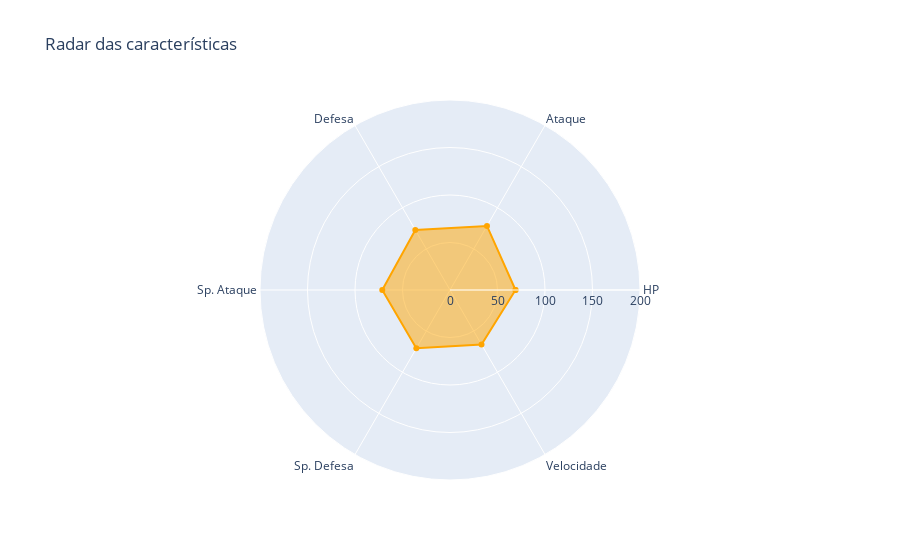

The code cell stored with this chart in its notebook:
### Code cell
# arrumando os dados que vão para o radar

ataque = pokedata['attack'].mean()
defesa = pokedata['defense'].mean()
sp_ataque = pokedata['sp_attack'].mean()
sp_defesa = pokedata['sp_defense'].mean()
velocidade = pokedata['speed'].mean()
hp = pokedata['hp'].mean()

x = pd.DataFrame({'Ataque':ataque, 'Defesa':defesa, 'Sp_ataque':sp_ataque, 'Sp_defesa':sp_defesa, 'Velocidade':velocidade, 'HP':hp}, index=[0])

# plotando o gráfico

data = [go.Scatterpolar(
  r = [x['HP'].values[0],x['Ataque'].values[0],x['Defesa'].values[0],x['Sp_ataque'].values[0],x['Sp_defesa'].values[0],x['Velocidade'].values[0],x["HP"].values[0]],
  theta = ['HP','Ataque','Defesa','Sp. Ataque','Sp. Defesa','Velocidade','HP'],
  fill = 'toself',
     line =  dict(
            color = 'orange'
        )
)]

layout = go.Layout(
  polar = dict(
    radialaxis = dict(
      visible = True,
      range = [0, 200]
    )
  ),
  showlegend = False,
  title = "Radar das características"
)

fig = go.Figure(data=data, layout=layout)
fig.show()

### Figure 1 — Plotly figure (JSON) as saved in the notebook; plotly's stock layout.template omitted (floating-point values rounded to 4 significant figures)
{"data": [{"fill": "toself", "line": {"color": "orange"}, "r": [68.96, 77.86, 73.01, 71.31, 70.91, 66.33, 68.96], "theta": ["HP", "Ataque", "Defesa", "Sp. Ataque", "Sp. Defesa", "Velocidade", "HP"], "type": "scatterpolar"}], "layout": {"polar": {"radialaxis": {"range": [0, 200], "visible": true}}, "showlegend": false, "title": {"text": "Radar das características"}}}
